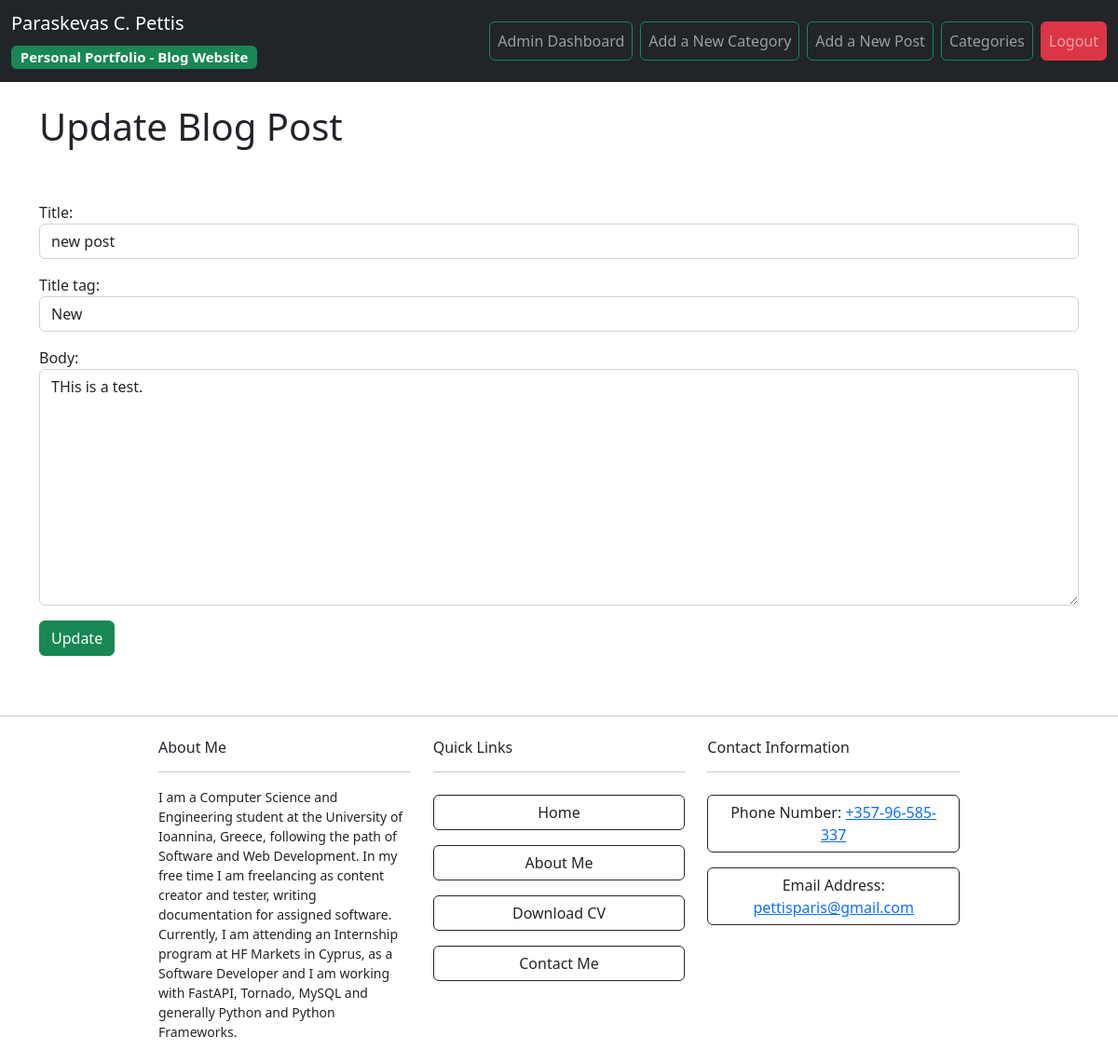
Screenshot of /article/edit/1 (signed in) with the database file from the repository.
### main_blog/models.py (models this page shows, shortened)
class Post(models.Model):
    title = models.CharField(max_length=255)
    title_tag = models.CharField(max_length=255)
    author = models.ForeignKey(User, on_delete=models.CASCADE) ## if user gets deleted all user's posts get deleted.
    img_url = models.CharField(max_length=255, default="https://media.istockphoto.com/id/1047259374/photo/programming-source-code-abstract-background.jpg?b=1&s=612x612&w=0&k=20&c=ujRPoiaJlm5U3WDWcVVa1YVlFIt6Gcjr-RstzOEPbIU=")
    body = models.TextField()
    post_date = models.DateField(auto_now_add=True)
    category = models.CharField(max_length=255, default='General')
    status = models.CharField(max_length=100, default='basic') # basic - featured - ad
    approved = models.CharField(max_length=100, default='pending') # pending - declined - approved
    likes = models.ManyToManyField(User, related_name="blog_post")

### main_blog/views.py (the view)
class UpdatePostView(UpdateView):
    model = Post
    form_class = EditForm
    template_name = 'update_post.html'

### main_blog/forms.py
class EditForm(forms.ModelForm):
    class Meta:
        model = Post
        fields = ('title', 'title_tag', 'body')
        widgets = {
            'title': forms.TextInput(attrs={'class': 'form-control'}),
            'title_tag': forms.TextInput(attrs={'class': 'form-control'}),
            'body': forms.Textarea(attrs={'class': 'form-control'}),
        }

### main_blog/templates/update_post.html (shortened to what this page needs)
{% extends 'base.html' %}
{% block content %}
    {% if user.is_authenticated %}
        <h1>Update Blog Post</h1>
        <br><br>
        <form method="POST">
            {{form.as_p}}
            <button class="btn btn-success" action="submit">Update</button>
        </form>
    {% endif %}
    <br>
{% endblock %}

### rows the page displays
Post: title "new post", title_tag "New", body "THis is a test."
